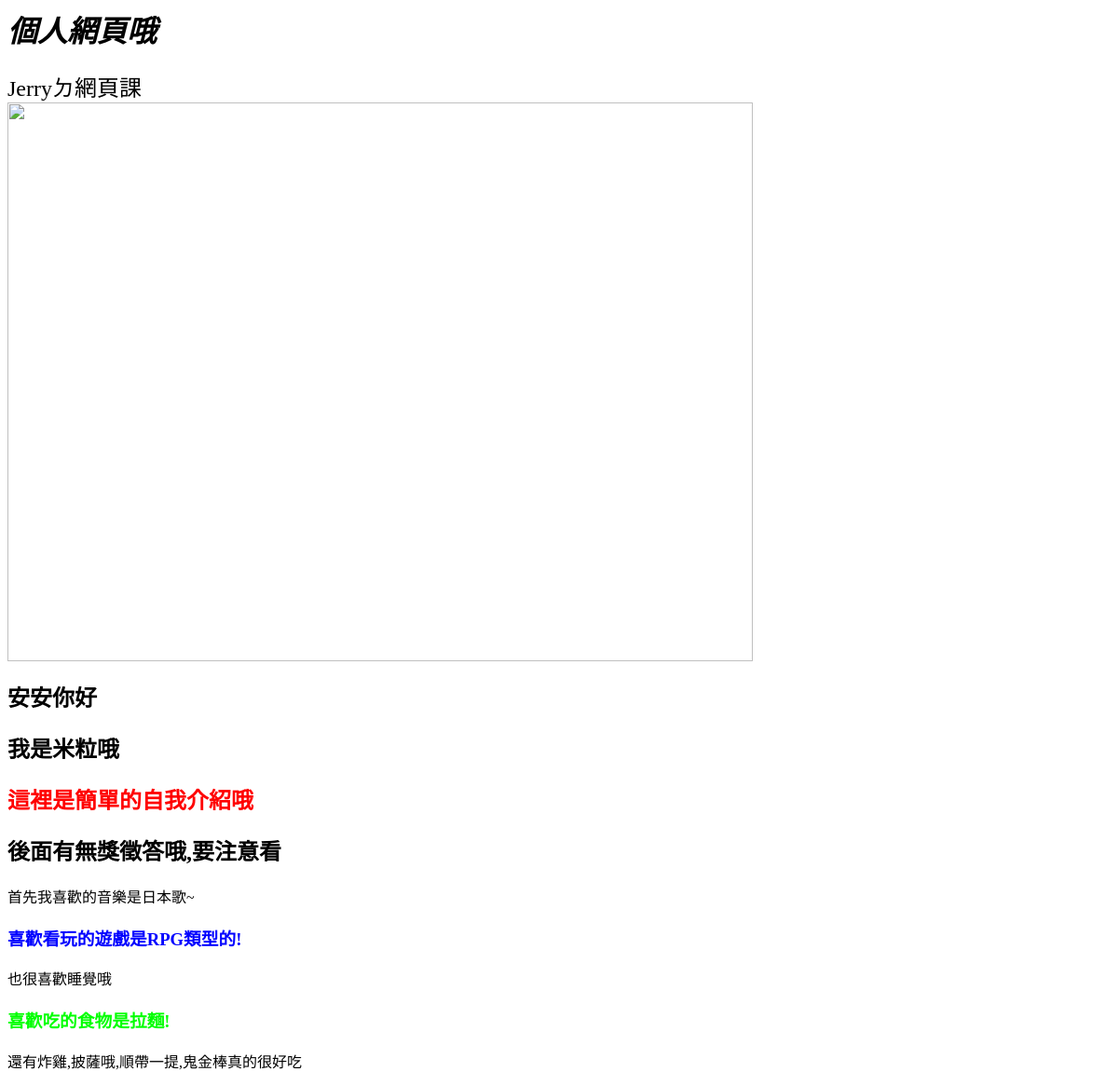
The page /cms/ (upper part) on the database as committed earlier.
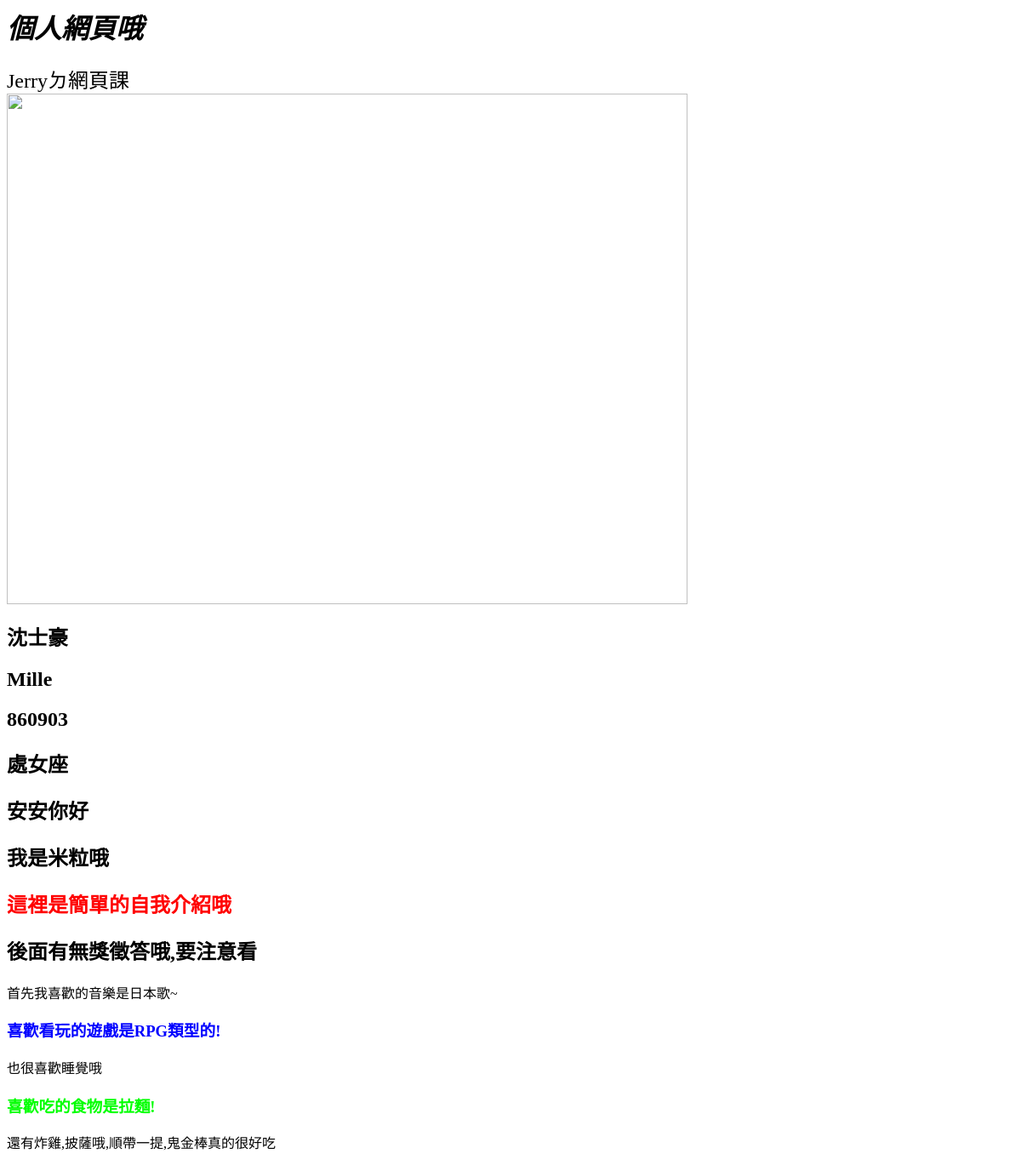
The same page on the database as committed later.
### cms/models.py (models this page shows, shortened)
class Namess(models.Model):
	namee=models.CharField(max_length=87)
	nickname=models.CharField(max_length=87)
	birthdayy=models.DecimalField(max_digits=7,decimal_places=0)
	constellation=models.CharField(max_length=87)

### cms/views.py (the view)
def index(request):
	restaurants=Restaurant.objects.all()
	myname=Namess.objects.all()
	return render_to_response('cms/menu.html',locals())

### cms/templates/cms/menu.html (shortened to what this page needs)
<h1><em>個人網頁哦</em></h1>
<marquee behavior=alternate bgcolor=00ff00><font size="5">Jerryㄉ網頁課</font></marquee>
<a herf="https://www.facebook.com/photo.php?fbid=699536440151055&set=a.107442739360431.8827.100002841173283&type=3&theater"><img src="https://scontent.ftpe6-1.fna.fbcdn.net/v/t1.0-9/11742858_699536440151055_1876317279505411847_n.jpg?oh=9a1888749972d407c90fef6045ce8e2d&oe=5ADB0F81" width="800" height="600"></a>
{% for s in myname %}
<h2>{{s.namee}}</h2>
<h2>{{s.nickname}}</h2>
<h2>{{s.birthdayy}}</h2>
<h2>{{s.constellation}}</h2>
	{% endfor %}
<h2>安安你好</h2>
<h2>我是米粒哦</h2>
<article>
<hgroup>
    <h1><font color="ff0000">這裡是簡單的自我介紹哦</font></h1>
    <h2>後面有無獎徵答哦,要注意看</h2>
</hgroup>
<p>首先我喜歡的音樂是日本歌~</p>
<section>
    <h1><font color="0000ff">喜歡看玩的遊戲是RPG類型的!</font></h1>
    <p>也很喜歡睡覺哦</p>
</section>
<section>
    <h1><font color="00ff00">喜歡吃的食物是拉麵!</font></h1>
    <p>還有炸雞,披薩哦,順帶一提,鬼金棒真的很好吃</p>
</section>
</article>

Rows that differ between the two databases and show on the page:
added Namess: namee "沈士豪", nickname "Mille", birthdayy "860903", constellation "處女座"
